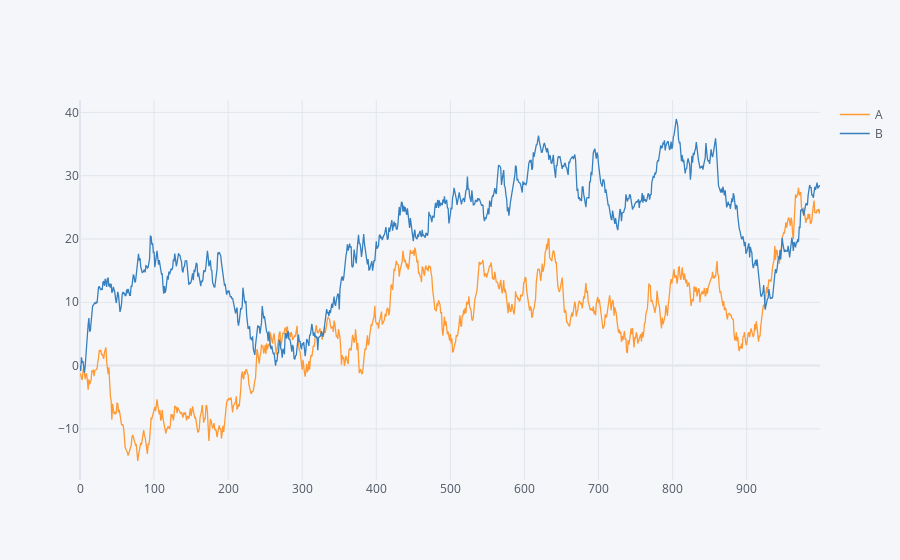

Here is the notebook cell this chart was saved with:
### Code cell
import numpy as np

df = pd.DataFrame(np.random.randn(1000, 2), columns=['A', 'B']).cumsum()
df.iplot(filename='cufflinks/line-example')

### Figure 1 — Plotly figure (JSON) as saved in the notebook; plotly's stock layout.template omitted (floating-point values rounded to 4 significant figures; data arrays with more than 128 entries replaced by an {"elided": "..."} marker saying what was removed)
{"data": [{"line": {"color": "rgba(255, 153, 51, 1.0)", "dash": "solid", "shape": "linear", "width": 1.3}, "mode": "lines", "name": "A", "text": "", "type": "scatter", "x": {"elided": "1000 int values"}, "y": {"elided": "1000 float values"}}, {"line": {"color": "rgba(55, 128, 191, 1.0)", "dash": "solid", "shape": "linear", "width": 1.3}, "mode": "lines", "name": "B", "text": "", "type": "scatter", "x": {"elided": "1000 int values"}, "y": {"elided": "1000 float values"}}], "layout": {"legend": {"bgcolor": "#F5F6F9", "font": {"color": "#4D5663"}}, "paper_bgcolor": "#F5F6F9", "plot_bgcolor": "#F5F6F9", "title": {"font": {"color": "#4D5663"}}, "xaxis": {"gridcolor": "#E1E5ED", "showgrid": true, "tickfont": {"color": "#4D5663"}, "title": {"font": {"color": "#4D5663"}, "text": ""}, "zerolinecolor": "#E1E5ED"}, "yaxis": {"gridcolor": "#E1E5ED", "showgrid": true, "tickfont": {"color": "#4D5663"}, "title": {"font": {"color": "#4D5663"}, "text": ""}, "zerolinecolor": "#E1E5ED"}}}
